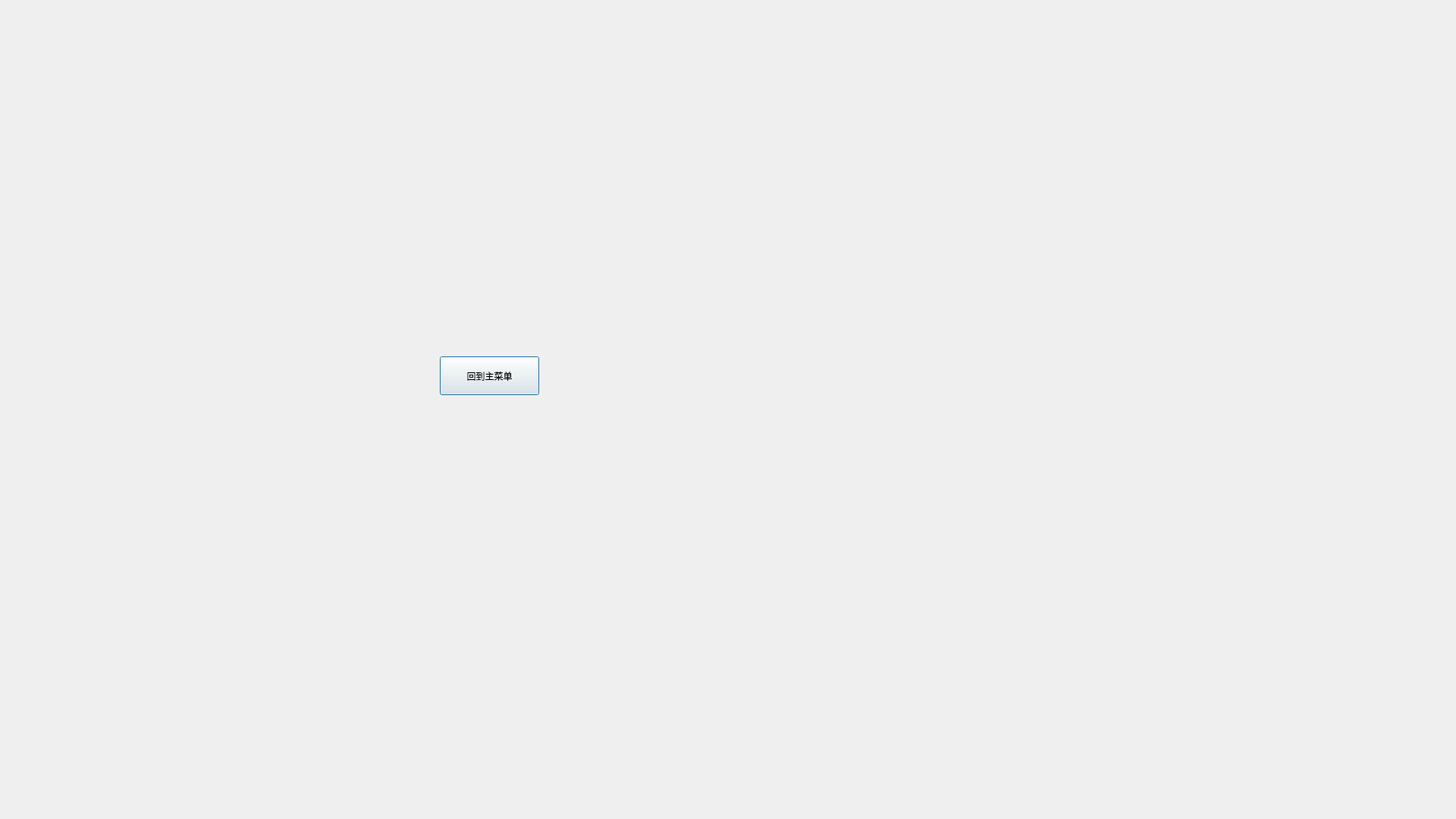
<?xml version="1.0" encoding="UTF-8"?>
<ui version="4.0">
 <class>a_4_tkcl</class>
 <widget class="QDialog" name="a_4_tkcl">
  <property name="geometry">
   <rect>
    <x>0</x>
    <y>0</y>
    <width>1920</width>
    <height>1080</height>
   </rect>
  </property>
  <property name="windowTitle">
   <string>Dialog</string>
  </property>
  <widget class="QPushButton" name="pushButton">
   <property name="geometry">
    <rect>
     <x>580</x>
     <y>470</y>
     <width>131</width>
     <height>51</height>
    </rect>
   </property>
   <property name="text">
    <string>回到主菜单</string>
   </property>
  </widget>
 </widget>
 <resources/>
 <connections/>
</ui>
